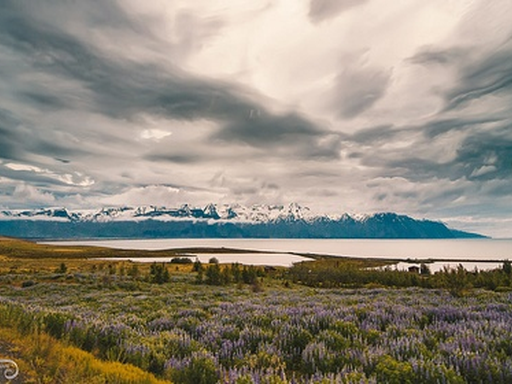
%> input picture P05/paisaje2.jpg (cropped and resized to the size of MATLAB's example picture), 512 x 384 px, given in place of peppers.png, which was not available
$ octave compresion.m   (GNU Octave 9; MATLAB toolbox functions it lacks are replaced by stand-ins)
%> lines starting %> are read from the running program, lines starting %| are printed output that depends on the picture; in (x1, y1, x2, y2) boxes, pixels count from 0 and x2, y2 are one past the last pixel; in counts of white or black regions, pixels touching at a corner belong together; the program's own positions count from 1; pictures that were not available may be replaced by others from this repository, and a replacement may not be noted

clear
close all
warning off all


%%authors: Ethel Padilla y Eliot Valdés

%Lectura de una imagen
A = imread('peppers.png');
%> A is the input picture: size 384x512x3 uint8; mean R, G, B 144.9, 138, 124.3
B = rgb2gray(A);
C = rgb2gray(A);
Z = rgb2gray(A);

% Tamaño de la imagen
[rows, cols] = size(Z);
%> rows = 384; cols = 512

%creacion de la matriz de predicción
[m,n] = size(B);
%> m = 384; n = 512

P = (zeros(m,n));

x = round((m-1) / 2);
%> x = 192
y = round((n-1) / 2);
%> y = 256

%obtención de la primera fila y primera columna
for j=1:m
    P(j,1) = B(j,1,1);
end
for k=1:n
    P(1,k) = B(1,k,1);
end
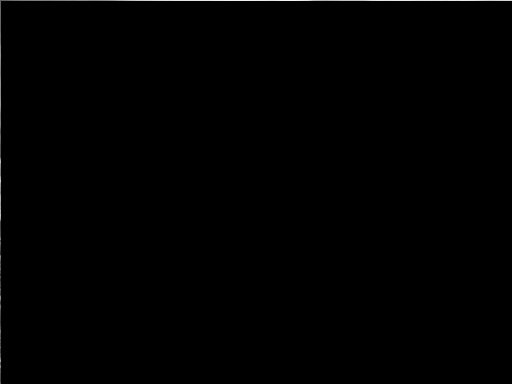
%> P: size 384x512 double; min 0, max 245, mean 0.7

j=2;
i=2;

while(i <= m)
    while(j <= n)


    if(j == n && i == m)

        P(i,j) = round((B(i,j-1)+B(i-1,j-1)+B(i-1,j))/3);

        C(i,j) = P(i,j);

    elseif(j == n)

        P(i,j) = round((B(i+1,j-1)+B(i,j-1)+B(i-1,j-1)+B(i-1,j))/4);

        P(i+1,j) = round((B(i,j)+B(i,j-1)+B(i+1,j-1))/3);

        C(i,j) = P(i,j);

        C(i+1,j) = P(i+1,j);

    elseif(i == m)

        P(i,j) = round((B(i-1,j-1)+B(i,j-1)+B(i-1,j)+B(i-1,j+1))/4);

        P(i,j+1) = round((B(i,j)+B(i-1,j)+B(i-1,j+1))/3);

        C(i,j) = P(i,j);

        C(i,j+1) = P(i,j+1);

    else

        P(i,j) = round((B(i-1,j-1)+B(i,j-1)+B(i+1,j-1)+B(i-1,j)+B(i-1,j+1))/5);

        P(i,j+1) = round((B(i,j)+B(i-1,j)+B(i-1,j+1))/3);

        P(i+1,j) = round((B(i+1,j-1)+B(i,j-1)+B(i,j)+B(i,j+1))/4);

        P(i+1,j+1) = round((B(i,j)+B(i,j+1)+B(i+1,j))/3);

        C(i,j) = P(i,j);

        C(i,j+1) = P(i,j+1);

        C(i+1,j) = P(i+1,j);

        C(i+1,j+1) = P(i+1,j+1);

    end
    j=j+2;


    end

    i=i+2;

    j= 2;
end
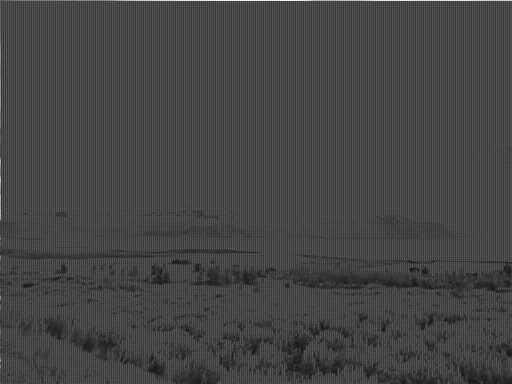
%> C: size 384x512 uint8; min 12, max 245, mean 69
%> after the loop, i = 386


%Creacion la matriz de Error
E = zeros(m,n);
Eshow = zeros(m,n);
Eshow = double(Eshow);

%Error
%Error

    for i=1:m
        for j=1:n
            Error = ( double(B(i,j)) - double(P(i,j)));
            E(i,j) = Error;
            Eshow(i,j) = Error + 128;
        end
    end
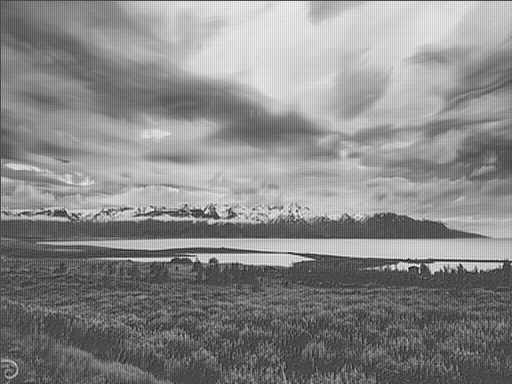
%> E: size 384x512 double; min -83, max 201, mean 69.4; drawn with min black and max white

Eshow = uint8(Eshow);
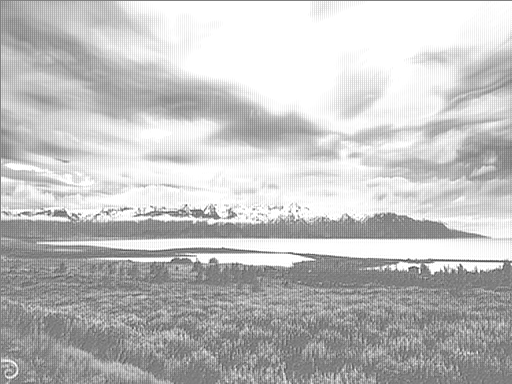
%> Eshow: size 384x512 uint8; min 45, max 255, mean 193


Nbit = input('A cuantos bits desea comprimir (1-8): ');
%> the answer given: 1
sizet = pow2(Nbit);
Tbit = (zeros(1,sizet));

figure(1)
subplot(2,2,1)
imshow(B)
title('Original')
subplot(2,2,2)
imshow(C)
title('Prediccion')

subplot(2,2,3)
imshow(Eshow)
title('Error')

%Creación de la matriz Error Quantificada
EQ = zeros(m,n);

%Estimar los valores de las muestras
min = (double(min(min(E))));
%> min = -83
max = (double(max(max(E))));
%> max = 201

delta = (max-min)/(sizet);
%> delta = 142
suma = min;
%> suma = -83

for rec = 1:sizet
        Tbit(1,rec,1) = suma(1,1);
        suma(1,1) = suma(1,1) + delta(1,1);
        Tbit(2,rec,1) = suma(1,1);
end
%> after the loop, Tbit = [-83 59; 59 201]


    for i=1:m
        for j=1:n
            muestraerror = double(E(i,j));
            %sizet es igual al numero de intervalos
            for l=1:sizet
                nmin = Tbit(1,l);
                nmax = Tbit(2,l);
                if muestraerror < nmax && muestraerror > nmin
                    EQ(i,j) = l - 1;
                end
            end
        end
    end
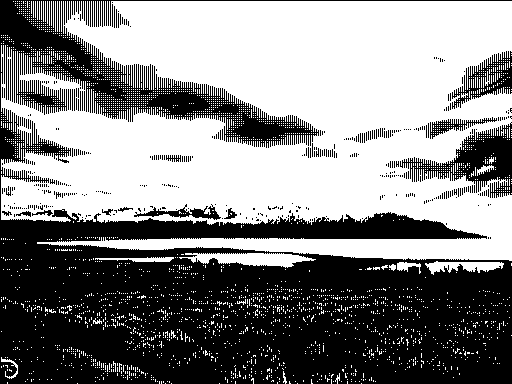
%> EQ: size 384x512 double; values 0 (black) and 1 (white), 52.6% white; 415 black regions (391 under 20 px), largest, box (x1, y1, x2, y2) and area: (0, 0, 512, 384) 85850, (400, 122, 512, 198) 3081, (452, 51, 512, 109) 1290

%Sacar la matriz quantificada -1
EQ1 = zeros(m,n);
EQ1 = double(EQ1);

%Proceso de [MEQ]^-1

    for i=1:m
        for j=1:n
            valormuestra = double(EQ(i,j)) + 1;
            nmin = double(Tbit(1,valormuestra));
            nmax = double(Tbit(2,valormuestra));
            nuevovalor = round((nmin + nmax) / 2);
            EQ1(i,j) = nuevovalor;
        end
    end

    EQ2 = uint8(EQ1);

%Recuperada
R = double(EQ2) + double(P);
R = uint8(R);
%> R: size 384x512 uint8

subplot(2,2,4)
imshow(R)
title('Recuperada')

% Mostrar tamaño de la matriz original y comprimida
original_size = rows * cols;
%> original_size = 196608
compressed_size = rows * cols * Nbit / 8;
%> compressed_size = 24576

Arriba = double(Z);
Arriba = Arriba.^2;
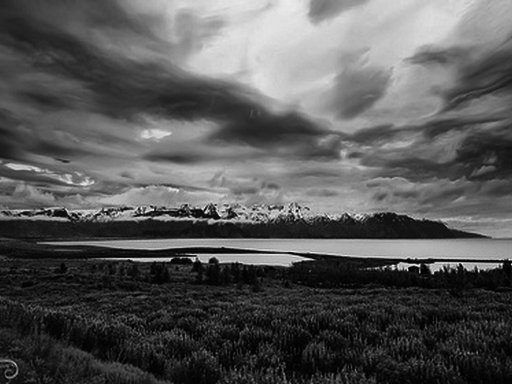
%> Arriba: size 384x512 double; min 4, max 65025, mean 22463.6; drawn with min black and max white

Abajo = (double(Z)-double(R));
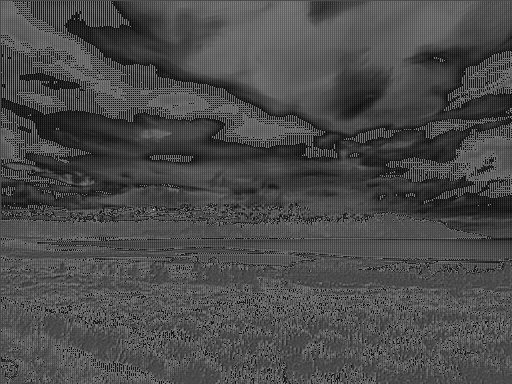
%> Abajo: size 384x512 double; min -83, max 201, mean 1.1; drawn with min black and max white
Abajo = Abajo.^2;

Arall = sum(Arriba,'all');
%> Arall = 4416526040

Aball = sum(Abajo,'all');
%> Aball = 207743428

Dentro=(Arall/Aball);
%> Dentro = 21.26

casiF = log10(Dentro);
%> casiF = 1.33

final = 10*casiF;
%> final = 13.28

disp(final);
%| 13.276
